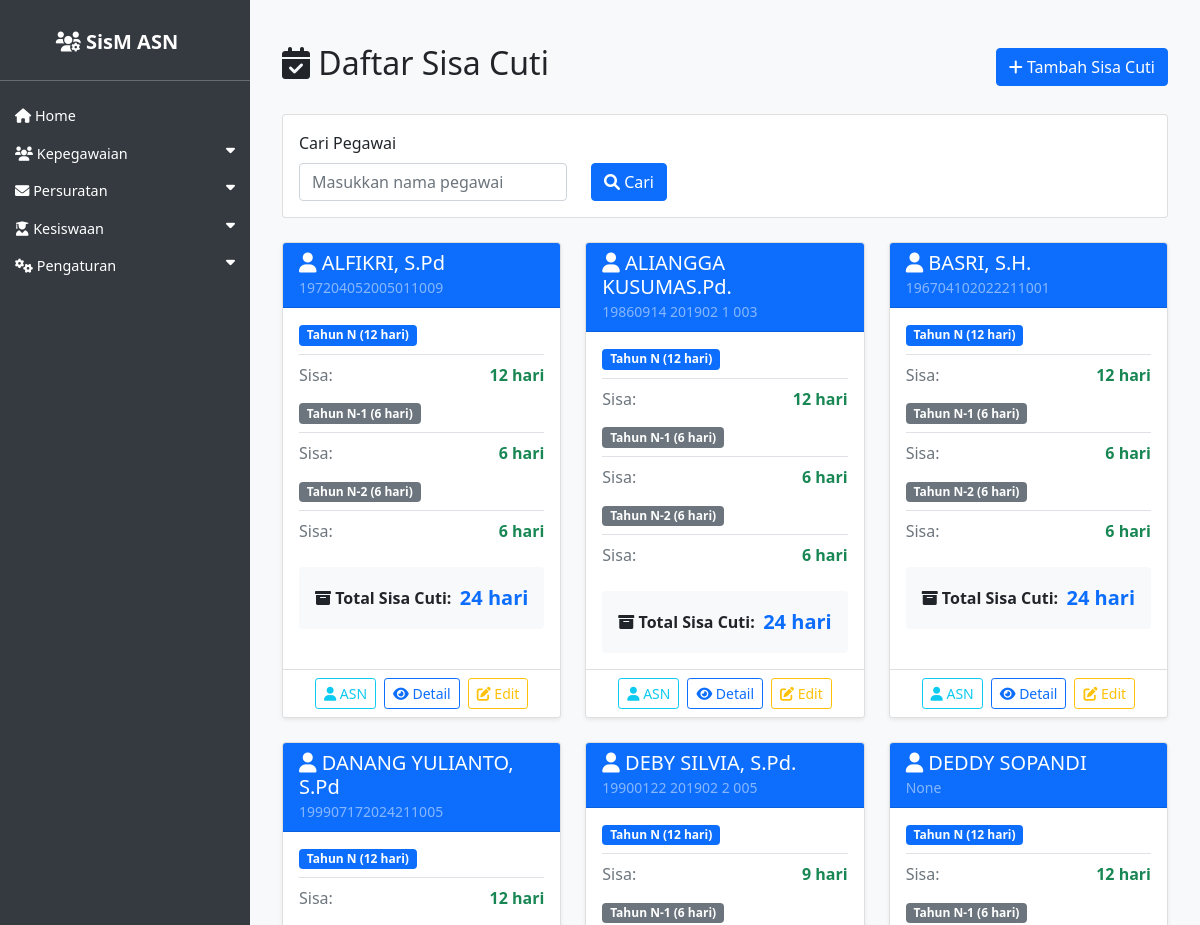
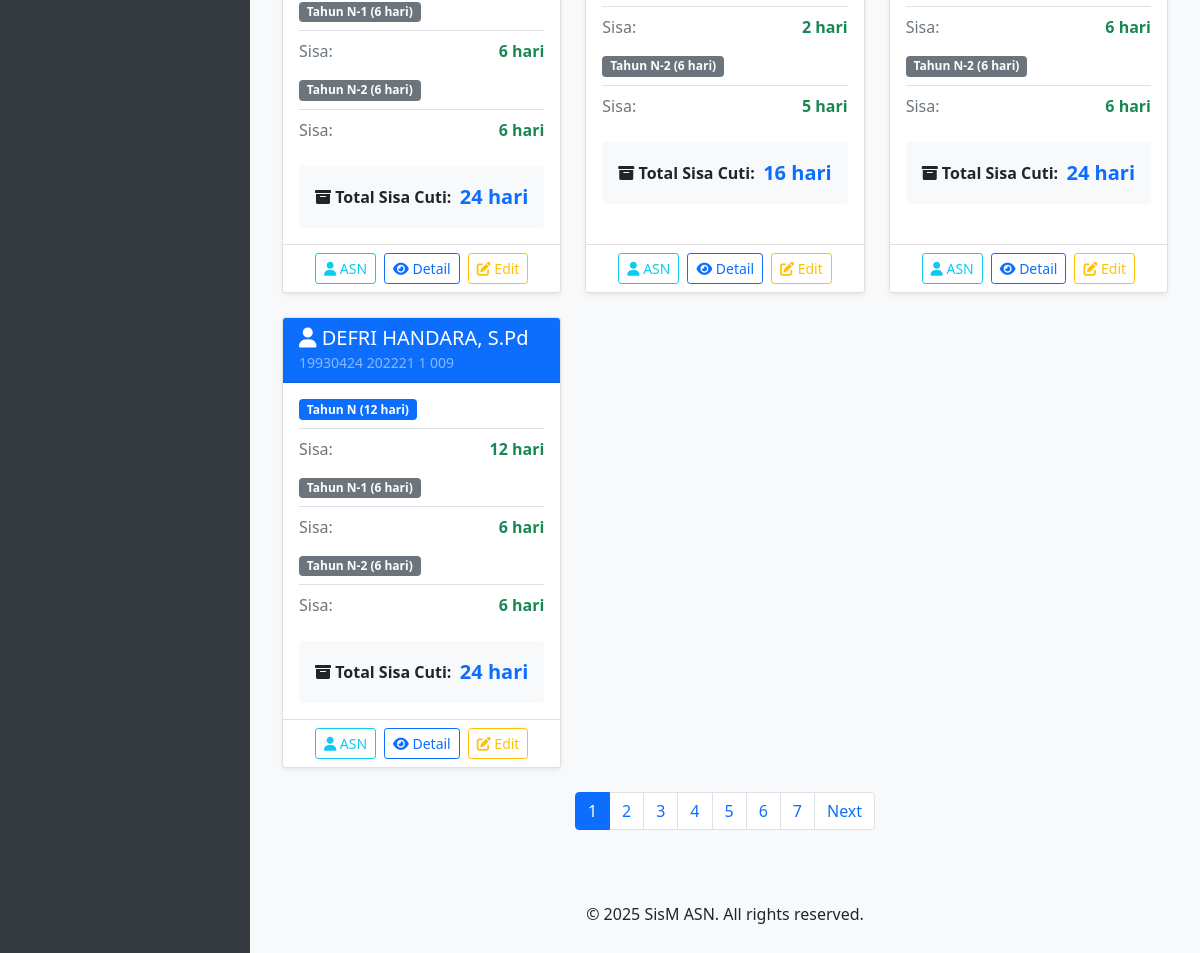
/asn/sisa_cuti/, run on the app's committed database (2 pictures, top to bottom).
### asn_app/models.py (models this page shows, shortened)
class SisaCuti(models.Model):
    pegawai = models.OneToOneField(ASN, on_delete=models.CASCADE, related_name='sisa_cuti', verbose_name='Pegawai')
    initial_tahun_n = models.IntegerField(default=12, verbose_name='Alokasi Awal Tahun N')
    initial_tahun_n_1 = models.IntegerField(default=6, verbose_name='Alokasi Awal Tahun N-1')
    initial_tahun_n_2 = models.IntegerField(default=6, verbose_name='Alokasi Awal Tahun N-2')
    sisa_tahun_n = models.IntegerField(default=12, verbose_name='Sisa Tahun N')
    sisa_tahun_n_1 = models.IntegerField(default=6, verbose_name='Sisa Tahun N-1')
    sisa_tahun_n_2 = models.IntegerField(default=6, verbose_name='Sisa Tahun N-2')
    total_sisa_cuti = models.IntegerField(default=24, verbose_name='Total Sisa Cuti')
    created_at = models.DateTimeField(auto_now_add=True)
    updated_at = models.DateTimeField(auto_now=True)
    class Meta:
        verbose_name_plural = "Sisa Cuti"
        ordering = ['pegawai__nama']

class ASN(models.Model):
    JENIS_KELAMIN_CHOICES = [
        ('L', 'Laki-laki'),
        ('P', 'Perempuan'),
    ]
    AGAMA_CHOICES = [
        ('ISLAM', 'Islam'),
        ('KRISTEN', 'Kristen'),
        ('KATOLIK', 'Katolik'),
        ('HINDU', 'Hindu'),
        ('BUDDHA', 'Buddha'),
        ('KONGHUCU', 'Konghucu'),
    ]
    nip = models.CharField(max_length=18, unique=True, null=True, blank=True)
    nama = models.CharField(max_length=100)
    tempat_lahir = models.CharField(max_length=50)
    tanggal_lahir = models.DateField()
    jenis_kelamin = models.CharField(max_length=1, choices=JENIS_KELAMIN_CHOICES)
    agama = models.CharField(max_length=10, choices=AGAMA_CHOICES)
    alamat = models.TextField()
    email = models.EmailField()
    telepon = models.CharField(max_length=15)
    jabatan = models.CharField(max_length=100)
    pangkat = models.CharField(max_length=50, null=True, blank=True)
    golongan = models.CharField(max_length=5, null=True, blank=True)
    nama_istri_suami = models.CharField(max_length=100, blank=True, null=True, verbose_name='Nama Istri/Suami')
    unit_kerja = models.CharField(max_length=100)
    foto = models.ImageField(upload_to='asn_fotos/', blank=True, null=True)
    pendidikan_terakhir = models.CharField(max_length=255, blank=True, verbose_name='Pendidikan Terakhir')
    tmt_pangkat = models.DateField(null=True, blank=True, verbose_name='TMT Pangkat')
    tmt_cpns = models.DateField(null=True, blank=True, verbose_name='TMT CPNS')
    tmt_jabatan = models.DateField(null=True, blank=True, verbose_name='TMT Jabatan')
    created_at = models.DateTimeField(auto_now_add=True)
    updated_at = models.DateTimeField(auto_now=True)

### asn_app/views.py (the view)
# urls.py: path('sisa_cuti/', views.SisaCutiListView.as_view(), name='sisa_cuti_list'),
class SisaCutiListView(ListView):
    model = SisaCuti
    template_name = 'asn_app/sisa_cuti_list.html'
    context_object_name = 'sisa_cuti_list'
    paginate_by = 7
    def get_queryset(self):
        queryset = super().get_queryset()
        search_query = self.request.GET.get('search', '')
        if search_query:
            queryset = queryset.filter(pegawai__nama__icontains=search_query)
        return queryset
    def get_context_data(self, **kwargs):
        context = super().get_context_data(**kwargs)
        context['search_query'] = self.request.GET.get('search', '')
        return context

### asn_app/templates/asn_app/sisa_cuti_list.html (shortened to what this page needs)
{% extends 'asn_app/base.html' %}
{% block content %}
<div class="container mt-4">
    <div class="d-flex justify-content-between align-items-center mb-4">
        <h2><i class="fas fa-calendar-check"></i> Daftar Sisa Cuti</h2>
        <div>
            <a href="{% url 'sisa_cuti_create' %}" class="btn btn-primary">
                <i class="fas fa-plus"></i> Tambah Sisa Cuti
            </a>
        </div>
    </div>
    <div class="card mb-4">
        <div class="card-body">
            <form method="get" action="{% url 'sisa_cuti_list' %}">
                <div class="row align-items-end">
                    <div class="col-md-4">
                        <label for="search" class="form-label">Cari Pegawai</label>
                        <input type="text" class="form-control" id="search" name="search"
                               placeholder="Masukkan nama pegawai" value="{{ search_query }}">
                    </div>
                    <div class="col-md-2">
                        <button type="submit" class="btn btn-primary">
                            <i class="fas fa-search"></i> Cari
                        </button>
                    </div>
                </div>
            </form>
        </div>
    </div>
    <div class="row">
        {% for sisa_cuti in sisa_cuti_list %}
        <div class="col-lg-6 col-xl-4 mb-4">
            <div class="card shadow-sm h-100">
                <div class="card-header bg-primary text-white">
                    <div class="d-flex justify-content-between align-items-center">
                        <h5 class="card-title mb-0">
                            <i class="fas fa-user"></i> {{ sisa_cuti.pegawai.nama }}
                        </h5>
                    </div>
                    <small class="text-white-50">{{ sisa_cuti.pegawai.nip }}</small>
                </div>
                <div class="card-body">
                    <div class="mb-3">
                        <h6 class="border-bottom pb-2 mb-2">
                            <span class="badge bg-primary">Tahun N ({{ sisa_cuti.initial_tahun_n }} hari)</span>
                        </h6>
                        <div class="d-flex justify-content-between mb-1">
                            <span class="text-muted">Sisa:</span>
                            <span class="fw-bold text-success">{{ sisa_cuti.sisa_tahun_n }} hari</span>
                        </div>
                    </div>
                    <div class="mb-3">
                        <h6 class="border-bottom pb-2 mb-2">
                            <span class="badge bg-secondary">Tahun N-1 ({{ sisa_cuti.initial_tahun_n_1 }} hari)</span>
                        </h6>
                        <div class="d-flex justify-content-between mb-1">
                            <span class="text-muted">Sisa:</span>
                            <span class="fw-bold text-success">{{ sisa_cuti.sisa_tahun_n_1 }} hari</span>
                        </div>
                    </div>
                    <div class="mb-3">
                        <h6 class="border-bottom pb-2 mb-2">
                            <span class="badge bg-secondary">Tahun N-2 ({{ sisa_cuti.initial_tahun_n_2 }} hari)</span>
                        </h6>
                        <div class="d-flex justify-content-between mb-1">
                            <span class="text-muted">Sisa:</span>
                            <span class="fw-bold text-success">{{ sisa_cuti.sisa_tahun_n_2 }} hari</span>
                        </div>
                    </div>
                    <div class="mt-4 p-3 bg-light rounded">
                        <div class="d-flex justify-content-between align-items-center">
                            <strong><i class="fas fa-archive"></i> Total Sisa Cuti:</strong>
                            <span class="fs-5 fw-bold text-primary">{{ sisa_cuti.total_sisa_cuti }} hari</span>
                        </div>
                    </div>
                </div>
                <div class="card-footer bg-white">
                    <div class="d-flex gap-2 justify-content-center">
                        <a href="{% url 'asn_detail' sisa_cuti.pegawai.pk %}" class="btn btn-sm btn-outline-info" title="Detail ASN">
                            <i class="fas fa-user"></i> ASN
                        </a>
                        <a href="{% url 'sisa_cuti_detail' sisa_cuti.pk %}" class="btn btn-sm btn-outline-primary" title="Detail Sisa Cuti">
                            <i class="fas fa-eye"></i> Detail
                        </a>
                        <a href="{% url 'sisa_cuti_update' sisa_cuti.pk %}" class="btn btn-sm btn-outline-warning" title="Edit">
                            <i class="fas fa-edit"></i> Edit
                        </a>
                    </div>
                </div>
            </div>
        </div>
        {% endfor %}
    </div>
    {% if is_paginated %}
    <nav aria-label="Page navigation">
        <ul class="pagination justify-content-center">
            {% for num in page_obj.paginator.page_range %}
                <li class="page-item {% if page_obj.number == num %}active{% endif %}">
                    <a class="page-link" href="?page={{ num }}{% if search_query %}&search={{ search_query }}{% endif %}">{{ num }}</a>
                </li>
            {% endfor %}
            {% if page_obj.has_next %}
                <li class="page-item">
                    <a class="page-link" href="?page={{ page_obj.next_page_number }}{% if search_query %}&search={{ search_query }}{% endif %}">Next</a>
                </li>
            {% endif %}
        </ul>
    </nav>
    {% endif %}
</div>
{% endblock %}

### asn_app/templates/asn_app/base.html (style rules this page uses)
body { display: flex; min-height: 100vh; flex-direction: column; background-color: #f8f9fa; }

### data on the page
SisaCuti: pegawai.nama "ALFIKRI, S.Pd", pegawai.nip "197204052005011009", initial_tahun_n "12", sisa_tahun_n "12", initial_tahun_n_1 "6", sisa_tahun_n_1 "6", initial_tahun_n_2 "6", sisa_tahun_n_2 "6", total_sisa_cuti "24"
SisaCuti: pegawai.nama "ALIANGGA KUSUMAS.Pd.", pegawai.nip "19860914 201902 1 003", initial_tahun_n "12", sisa_tahun_n "12", initial_tahun_n_1 "6", sisa_tahun_n_1 "6", initial_tahun_n_2 "6", sisa_tahun_n_2 "6", total_sisa_cuti "24"
SisaCuti: pegawai.nama "BASRI, S.H.", pegawai.nip "196704102022211001", initial_tahun_n "12", sisa_tahun_n "12", initial_tahun_n_1 "6", sisa_tahun_n_1 "6", initial_tahun_n_2 "6", sisa_tahun_n_2 "6", total_sisa_cuti "24"
SisaCuti: pegawai.nama "DANANG YULIANTO, S.Pd", pegawai.nip "199907172024211005", initial_tahun_n "12", sisa_tahun_n "12", initial_tahun_n_1 "6", sisa_tahun_n_1 "6", initial_tahun_n_2 "6", sisa_tahun_n_2 "6", total_sisa_cuti "24"
SisaCuti: pegawai.nama "DEBY SILVIA, S.Pd.", pegawai.nip "19900122 201902 2 005", initial_tahun_n "12", sisa_tahun_n "9", initial_tahun_n_1 "6", sisa_tahun_n_1 "2", initial_tahun_n_2 "6", sisa_tahun_n_2 "5", total_sisa_cuti "16"
SisaCuti: pegawai.nama "DEDDY SOPANDI", pegawai.nip "None", initial_tahun_n "12", sisa_tahun_n "12", initial_tahun_n_1 "6", sisa_tahun_n_1 "6", initial_tahun_n_2 "6", sisa_tahun_n_2 "6", total_sisa_cuti "24"
SisaCuti: pegawai.nama "DEFRI HANDARA, S.Pd", pegawai.nip "19930424 202221 1 009", initial_tahun_n "12", sisa_tahun_n "12", initial_tahun_n_1 "6", sisa_tahun_n_1 "6", initial_tahun_n_2 "6", sisa_tahun_n_2 "6", total_sisa_cuti "24"

### other printed values
{{ num }} "1" "2" "3" "4" "5" "6" "7"
